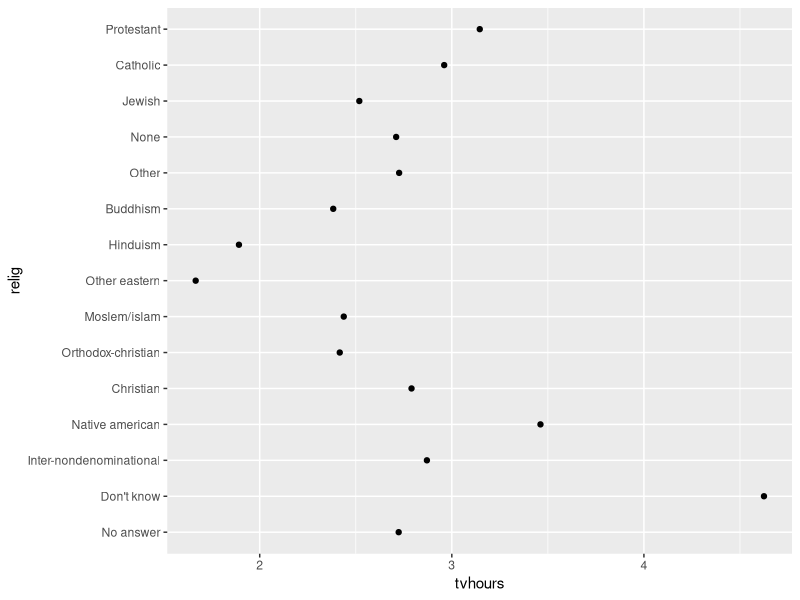
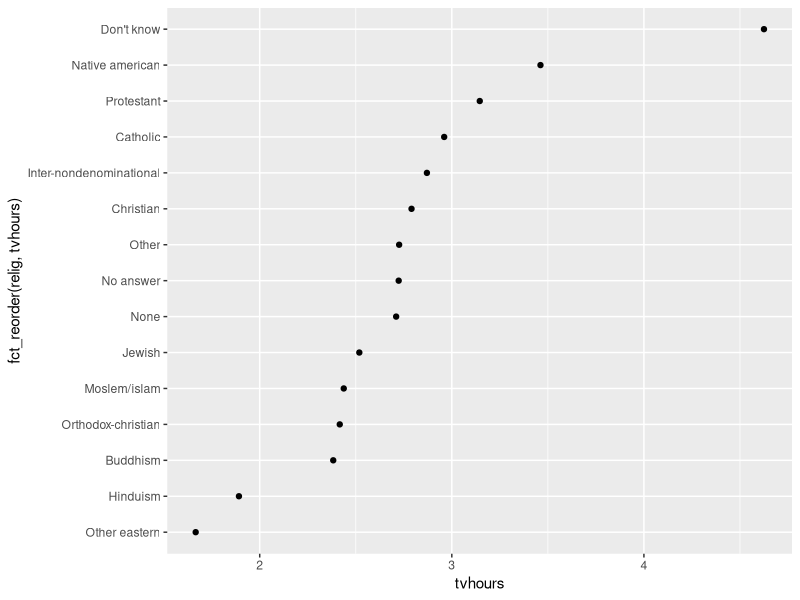

Source code (R) for these figures, in order:
## ---- chunk 1
knitr::opts_chunk$set(echo = TRUE)
## ---- chunk 2
library(forcats)
## ---- chunk 3
x1 <- c("M", "T", "W", "R", "F", "s", "U")
x2 <- c("Sa", "Su")
## ---- chunk 4
sort(x1)
## ---- chunk 5
proper_order <- x1
## ---- chunk 6
cat1 <- factor(x1, levels = proper_order)
cat1
## ---- chunk 7
sort(cat1)
## ---- chunk 8
gss_cat
## ---- chunk 9
gss_cat$marital
## ---- chunk 10
gss_cat %>%
  #directly call a funtion from a library
  # this one is a frequency counter (not unique)
  dplyr::count(marital)
## ---- chunk 11
library(ggplot2)
library(dplyr)
relig_sum <- gss_cat %>%
    group_by(relig) %>%
    summarize(
        tvhours = mean(tvhours, na.rm = TRUE),
        age = mean(age, na.rm = TRUE),
        n = n()
    ) ##calculates an average value of many values intputted

ggplot(relig_sum, aes(x = tvhours, y = relig)) +
    geom_point()
## ---- chunk 12
ggplot(relig_sum, aes(x = tvhours, 
                      y = fct_reorder(relig, tvhours))) +
    geom_point()
## ---- chunk 13
gss_cat %>% count(partyid)
## ---- chunk 14
## same as below
#forcats::fct_recode(gss_cat$partyid)
## ---- chunk 15
forcats::fct_recode(gss_cat$partyid,
                      "Rep, Strong" = "Strong republican",
                      "Dem, Strong" = "Strong democrat")
## ---- chunk 16
gss_cat_recoded <- gss_cat %>%
mutate(partyid_recode = fct_recode(
      partyid,
        "Rep, Strong" = "Strong republican",
        "Dem, Strong" = "Strong democrat"))
## ---- chunk 17
table(gss_cat_recoded$partyid,
        gss_cat_recoded $ partyid_recode, useNA = 'always')
